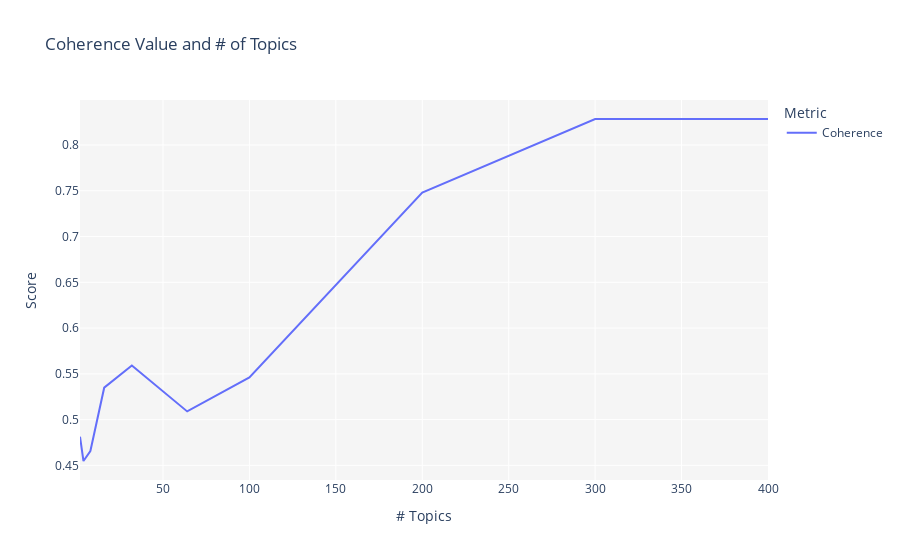

Notebook source saved alongside this figure:
### Code cell
tuned_model_x = tune_model(model='lda',multi_core=True)

### Figure 1 — Plotly figure (JSON) as saved in the notebook; plotly's stock layout.template omitted (floating-point values rounded to 4 significant figures)
{"data": [{"hovertemplate": "Metric=Coherence<br># Topics=%{x}<br>Score=%{y}<extra></extra>", "legendgroup": "Coherence", "line": {"color": "#636efa", "dash": "solid", "shape": "linear"}, "mode": "lines", "name": "Coherence", "orientation": "v", "showlegend": true, "type": "scatter", "x": [2, 4, 8, 16, 32, 64, 100, 200, 300, 400], "xaxis": "x", "y": [0.4814, 0.4548, 0.4657, 0.5349, 0.5592, 0.5089, 0.5461, 0.7479, 0.8284, 0.8284], "yaxis": "y"}], "layout": {"autosize": true, "legend": {"title": {"text": "Metric"}, "tracegroupgap": 0}, "plot_bgcolor": "rgb(245,245,245)", "title": {"text": "Coherence Value and # of Topics"}, "xaxis": {"anchor": "y", "autorange": true, "domain": [0, 1], "range": [2, 400], "title": {"text": "# Topics"}, "type": "linear"}, "yaxis": {"anchor": "x", "autorange": true, "domain": [0, 1], "range": [0.434, 0.8492], "title": {"text": "Score"}, "type": "linear"}}}
